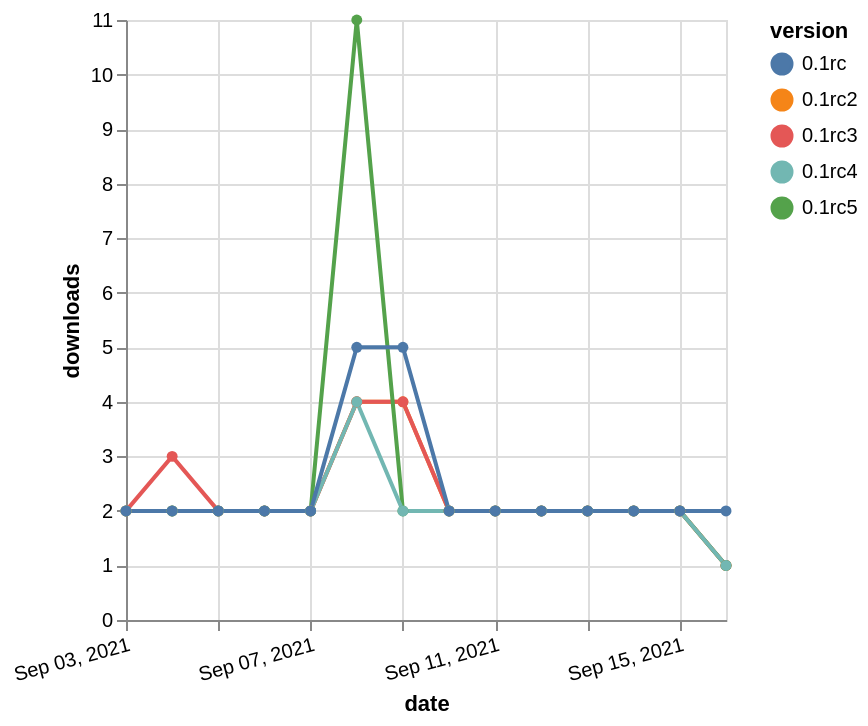

Write the Vega-Lite specification saved for this chart.
### Vega-Lite specification from a JSON file in a GitHub repository (floating-point values rounded to 4 significant figures)
{"$schema": "https://vega.github.io/schema/vega-lite/v5.json", "description": "A simple bar chart with embedded data.", "data": {"values": [{"date": "2021-09-03", "total": 1634, "delta": 2, "version": "0.1rc2"}, {"date": "2021-09-04", "total": 1636, "delta": 2, "version": "0.1rc2"}, {"date": "2021-09-05", "total": 1638, "delta": 2, "version": "0.1rc2"}, {"date": "2021-09-06", "total": 1640, "delta": 2, "version": "0.1rc2"}, {"date": "2021-09-07", "total": 1642, "delta": 2, "version": "0.1rc2"}, {"date": "2021-09-08", "total": 1646, "delta": 4, "version": "0.1rc2"}, {"date": "2021-09-09", "total": 1650, "delta": 4, "version": "0.1rc2"}, {"date": "2021-09-10", "total": 1652, "delta": 2, "version": "0.1rc2"}, {"date": "2021-09-11", "total": 1654, "delta": 2, "version": "0.1rc2"}, {"date": "2021-09-12", "total": 1656, "delta": 2, "version": "0.1rc2"}, {"date": "2021-09-13", "total": 1658, "delta": 2, "version": "0.1rc2"}, {"date": "2021-09-14", "total": 1660, "delta": 2, "version": "0.1rc2"}, {"date": "2021-09-15", "total": 1662, "delta": 2, "version": "0.1rc2"}, {"date": "2021-09-16", "total": 1663, "delta": 1, "version": "0.1rc2"}, {"date": "2021-09-03", "total": 1357, "delta": 2, "version": "0.1rc3"}, {"date": "2021-09-04", "total": 1360, "delta": 3, "version": "0.1rc3"}, {"date": "2021-09-05", "total": 1362, "delta": 2, "version": "0.1rc3"}, {"date": "2021-09-06", "total": 1364, "delta": 2, "version": "0.1rc3"}, {"date": "2021-09-07", "total": 1366, "delta": 2, "version": "0.1rc3"}, {"date": "2021-09-08", "total": 1370, "delta": 4, "version": "0.1rc3"}, {"date": "2021-09-09", "total": 1374, "delta": 4, "version": "0.1rc3"}, {"date": "2021-09-10", "total": 1376, "delta": 2, "version": "0.1rc3"}, {"date": "2021-09-11", "total": 1378, "delta": 2, "version": "0.1rc3"}, {"date": "2021-09-12", "total": 1380, "delta": 2, "version": "0.1rc3"}, {"date": "2021-09-13", "total": 1382, "delta": 2, "version": "0.1rc3"}, {"date": "2021-09-14", "total": 1384, "delta": 2, "version": "0.1rc3"}, {"date": "2021-09-15", "total": 1386, "delta": 2, "version": "0.1rc3"}, {"date": "2021-09-16", "total": 1387, "delta": 1, "version": "0.1rc3"}, {"date": "2021-09-03", "total": 1383, "delta": 2, "version": "0.1rc5"}, {"date": "2021-09-04", "total": 1385, "delta": 2, "version": "0.1rc5"}, {"date": "2021-09-05", "total": 1387, "delta": 2, "version": "0.1rc5"}, {"date": "2021-09-06", "total": 1389, "delta": 2, "version": "0.1rc5"}, {"date": "2021-09-07", "total": 1391, "delta": 2, "version": "0.1rc5"}, {"date": "2021-09-08", "total": 1402, "delta": 11, "version": "0.1rc5"}, {"date": "2021-09-09", "total": 1404, "delta": 2, "version": "0.1rc5"}, {"date": "2021-09-10", "total": 1406, "delta": 2, "version": "0.1rc5"}, {"date": "2021-09-11", "total": 1408, "delta": 2, "version": "0.1rc5"}, {"date": "2021-09-12", "total": 1410, "delta": 2, "version": "0.1rc5"}, {"date": "2021-09-13", "total": 1412, "delta": 2, "version": "0.1rc5"}, {"date": "2021-09-14", "total": 1414, "delta": 2, "version": "0.1rc5"}, {"date": "2021-09-15", "total": 1416, "delta": 2, "version": "0.1rc5"}, {"date": "2021-09-16", "total": 1417, "delta": 1, "version": "0.1rc5"}, {"date": "2021-09-03", "total": 1186, "delta": 2, "version": "0.1rc4"}, {"date": "2021-09-04", "total": 1188, "delta": 2, "version": "0.1rc4"}, {"date": "2021-09-05", "total": 1190, "delta": 2, "version": "0.1rc4"}, {"date": "2021-09-06", "total": 1192, "delta": 2, "version": "0.1rc4"}, {"date": "2021-09-07", "total": 1194, "delta": 2, "version": "0.1rc4"}, {"date": "2021-09-08", "total": 1198, "delta": 4, "version": "0.1rc4"}, {"date": "2021-09-09", "total": 1200, "delta": 2, "version": "0.1rc4"}, {"date": "2021-09-10", "total": 1202, "delta": 2, "version": "0.1rc4"}, {"date": "2021-09-11", "total": 1204, "delta": 2, "version": "0.1rc4"}, {"date": "2021-09-12", "total": 1206, "delta": 2, "version": "0.1rc4"}, {"date": "2021-09-13", "total": 1208, "delta": 2, "version": "0.1rc4"}, {"date": "2021-09-14", "total": 1210, "delta": 2, "version": "0.1rc4"}, {"date": "2021-09-15", "total": 1212, "delta": 2, "version": "0.1rc4"}, {"date": "2021-09-16", "total": 1213, "delta": 1, "version": "0.1rc4"}, {"date": "2021-09-03", "total": 2197, "delta": 2, "version": "0.1rc"}, {"date": "2021-09-04", "total": 2199, "delta": 2, "version": "0.1rc"}, {"date": "2021-09-05", "total": 2201, "delta": 2, "version": "0.1rc"}, {"date": "2021-09-06", "total": 2203, "delta": 2, "version": "0.1rc"}, {"date": "2021-09-07", "total": 2205, "delta": 2, "version": "0.1rc"}, {"date": "2021-09-08", "total": 2210, "delta": 5, "version": "0.1rc"}, {"date": "2021-09-09", "total": 2215, "delta": 5, "version": "0.1rc"}, {"date": "2021-09-10", "total": 2217, "delta": 2, "version": "0.1rc"}, {"date": "2021-09-11", "total": 2219, "delta": 2, "version": "0.1rc"}, {"date": "2021-09-12", "total": 2221, "delta": 2, "version": "0.1rc"}, {"date": "2021-09-13", "total": 2223, "delta": 2, "version": "0.1rc"}, {"date": "2021-09-14", "total": 2225, "delta": 2, "version": "0.1rc"}, {"date": "2021-09-15", "total": 2227, "delta": 2, "version": "0.1rc"}, {"date": "2021-09-16", "total": 2229, "delta": 2, "version": "0.1rc"}]}, "width": "container", "mark": {"type": "line", "point": {"filled": true}}, "encoding": {"x": {"field": "date", "type": "temporal", "timeUnit": "yearmonthdate", "title": "date", "axis": {"labelAngle": -15}}, "y": {"field": "delta", "type": "quantitative", "title": "downloads"}, "color": {"field": "version", "type": "nominal"}, "tooltip": {"field": "delta"}}}
